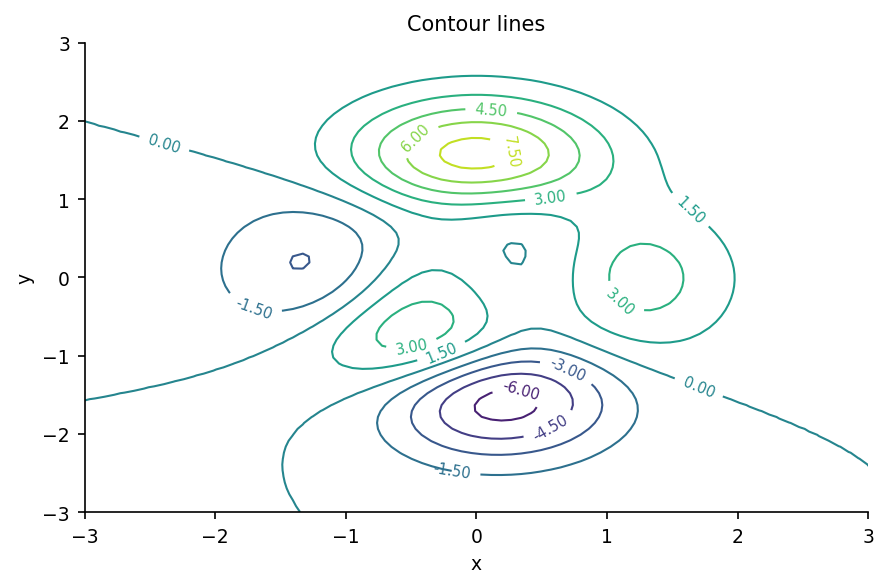

Here is the Python script that generated this plot:
"""contour_lines: 等值线（带标签）."""
import sys, os; sys.path.insert(0, os.path.join(os.path.dirname(os.path.abspath(__file__)), '..', '..', '_utils', 'python'))
import matplotlib.pyplot as plt
from theme import apply_theme
from demo_data import gen_3d_surface

def make_figure(X=None, Y=None, Z=None, levels=12, title='Contour lines'):
    apply_theme()
    if X is None:
        X, Y, Z = gen_3d_surface(n=80)
    fig, ax = plt.subplots()
    cs = ax.contour(X, Y, Z, levels=levels, cmap='viridis', linewidths=1.0)
    ax.clabel(cs, inline=True, fontsize=7, fmt='%.2f')
    ax.set_xlabel('x'); ax.set_ylabel('y'); ax.set_title(title)
    fig.tight_layout()
    return fig

if __name__ == '__main__':
    fig = make_figure()
    fig.savefig(__file__.replace('.py', '.png'), dpi=150)
